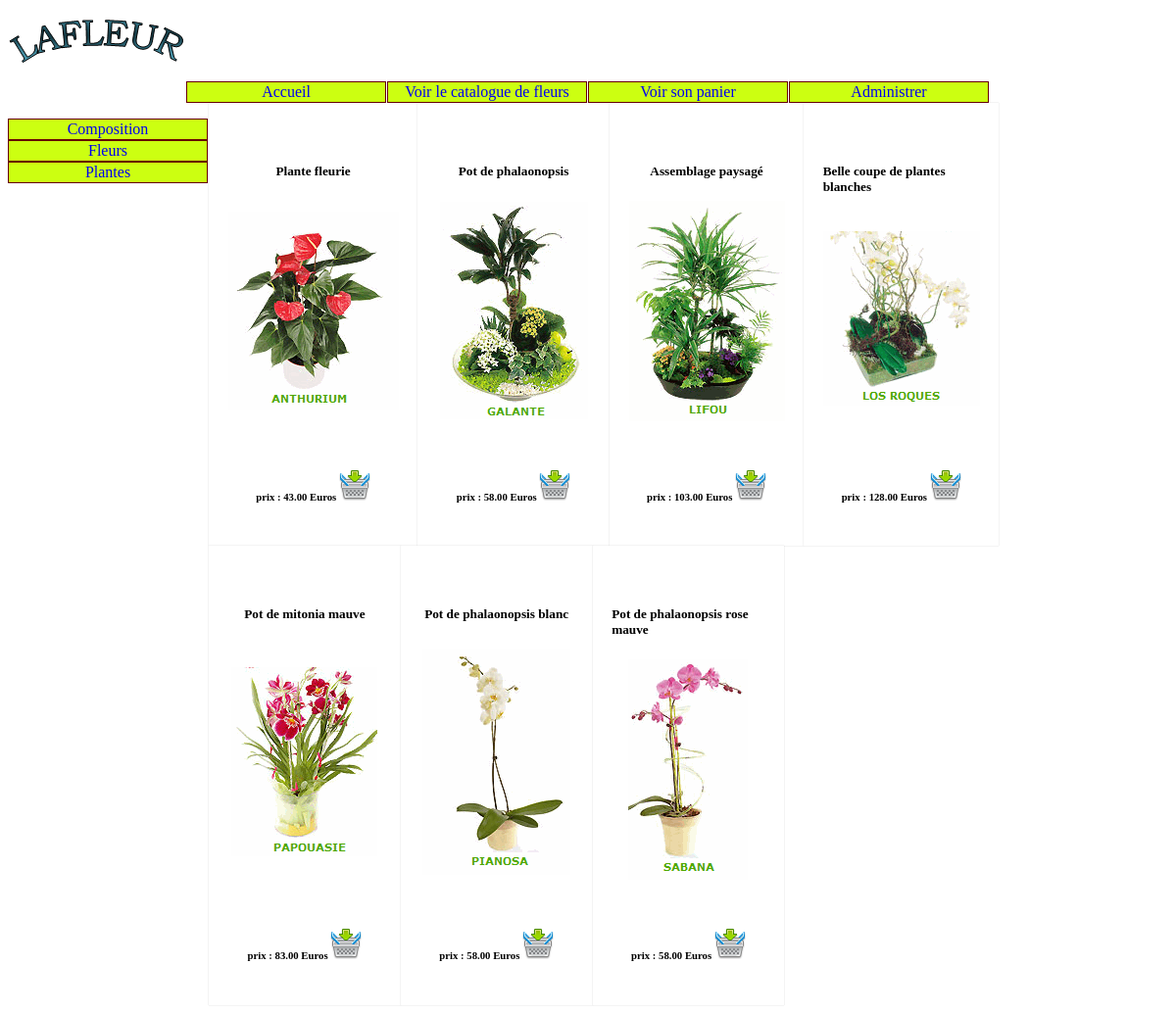
/index.php?uc=voirProduits&categorie=pla&action=voirProduits, run on the app's committed database.
### tables this page shows
CREATE TABLE IF NOT EXISTS categorie
 (
   id CHAR (32) NOT NULL  ,
   libelle CHAR (32) NULL  
   , PRIMARY KEY (id) 
 );

CREATE TABLE IF NOT EXISTS produit
 (
   id CHAR (32) NOT NULL  ,
  description CHAR(50), 
   prix DECIMAL (10,2) NULL  ,
   image CHAR (32) NULL, 
  
    idCategorie CHAR (32) NOT NULL 
   , PRIMARY KEY (id) 
 );

### util/class.pdoLafleur.inc.php (called while the page is built, shortened)
<?php
class PdoLafleur
{
      	private static $serveur='mysql:host=localhost';
      	private static $bdd='dbname=lafleur2013';
      	private static $user='root' ;
      	private static $mdp='' ;
		private static $monPdo;
		private static $monPdoLafleur = null;
	private function __construct()
	{
    		PdoLafleur::$monPdo = new PDO(PdoLafleur::$serveur.';'.PdoLafleur::$bdd, PdoLafleur::$user, PdoLafleur::$mdp);
			PdoLafleur::$monPdo->query("SET CHARACTER SET utf8");
	}
	public  static function getPdoLafleur()
	{
		if(PdoLafleur::$monPdoLafleur == null)
		{
			PdoLafleur::$monPdoLafleur= new PdoLafleur();
		}
		return PdoLafleur::$monPdoLafleur;
	}
	public function getLesCategories()
	{
		$req = "select * from categorie";
		$res = PdoLafleur::$monPdo->query($req);
		$lesLignes = $res->fetchAll();
		return $lesLignes;
	}
	public function getLesProduitsDeCategorie($idCategorie)
	{
	    $req="select * from produit where idCategorie = '$idCategorie'";
		$res = PdoLafleur::$monPdo->query($req);
		$lesLignes = $res->fetchAll();
		return $lesLignes;
	}
}
?>

### vues/v_produits.php (the view)
<div class="produits">
    <section class="products">
<?php
foreach( $lesProduits as $unProduit)
{
	$id = $unProduit['id'];
	$description = $unProduit['description'];
	$prix=$unProduit['prix'];
	$image = $unProduit['image'];
	?>
    <div class="product-card">
        <div class="product-info">
            <h5><?php echo $description ?></h5>
        </div>
        <div class="product-image">
            <img src="<?php echo $image ?>" alt="<?php echo $image ?>" />
        </div>
        <div class="product-info">
            <h6>prix : <?php echo $prix ?> Euros
                <a href=index.php?uc=voirProduits&categorie=<?php echo $categorie ?>&produit=<?php echo $id ?>&action=ajouterAuPanier>
                    <img src="images/mettrepanier.png" TITLE="Ajouter au panier"/> </a></h6>
        </div>
    </div>
<?php
}
?>
    </section>
</div>

### vues/v_categories.php
<ul class="nav ul">
<?php
foreach( $lesCategories as $uneCategorie)
{
	$idCategorie = $uneCategorie['id'];
	$libCategorie = $uneCategorie['libelle'];
	?>
	<li>
		<a href=index.php?uc=voirProduits&categorie=<?php echo $idCategorie ?>&action=voirProduits><?php echo $libCategorie ?></a>
	</li>
<?php
}
?>
</ul>

### util/cssGeneral.css (style rules this page uses)
@media screen and (min-width: 737px) { .produits, .panier, .commande { flex: 1; } }

### util/cssProduits.css (style rules this page uses)
.product-card { padding: 2%; background-color: white; box-shadow: 0px 0px 1px 0px rgba(0, 0, 0, 0.25); }
.product-info { margin-top: 0; padding-top: 20px; }
@media screen and (min-width: 737px) { .products { display: flex; flex-wrap: wrap; } }
@media screen and (min-width: 737px) { .product-card { display: flex; flex-direction: column; justify-content: space-between; align-items: center; flex-basis: 16%; } }

### util/cssNavigation.css (style rules this page uses)
.navbar, .nav { list-style-type: none; padding: 0; }
.ul li { padding: 1px; text-align: center; width: 200px; color: white; border: 1px solid #600; margin-right: 1px; background: #ccff11; }
.ul li a { text-decoration: none; }
@media screen and (min-width: 737px) { .nav { display: flex; flex-direction: column; } }

### data on the page
categorie: libelle "Composition"
categorie: libelle "Fleurs"
categorie: libelle "Plantes"
produit: description "Plante fleurie", image (picture), prix "43.00"
produit: description "Pot de phalaonopsis", image (picture), prix "58.00"
produit: description "Assemblage paysagé", image (picture), prix "103.00"
produit: description "Belle coupe de plantes blanches", image (picture), prix "128.00"
produit: description "Pot de mitonia mauve", image (picture), prix "83.00"
produit: description "Pot de phalaonopsis blanc", image (picture), prix "58.00"
produit: description "Pot de phalaonopsis rose mauve", image (picture), prix "58.00"
